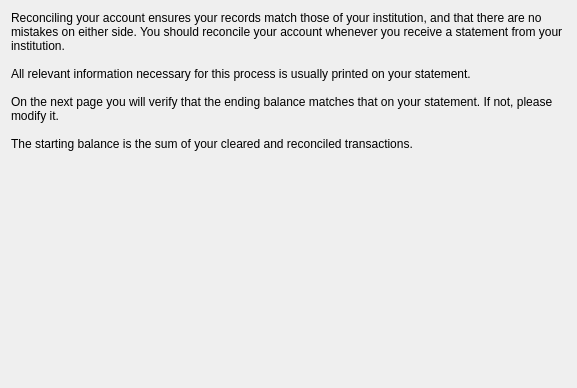
<?xml version="1.0" encoding="UTF-8"?>
<ui version="4.0">
 <class>CheckingStartWizardPageDecl</class>
 <widget class="QWizardPage" name="CheckingStartWizardPageDecl">
  <property name="geometry">
    <rect>
     <x>6</x>
     <y>34</y>
     <width>577</width>
     <height>388</height>
    </rect>
   </property>
   <attribute name="title">
    <string>General Information</string>
   </attribute>
   <layout class="QVBoxLayout">
    <property name="spacing">
     <number>6</number>
    </property>
    <property name="margin">
     <number>11</number>
    </property>
    <item>
     <widget class="QLabel" name="TextLabel6">
      <property name="text">
       <string>Reconciling your account ensures your records match those of your institution, and that there are no mistakes on either side. You should reconcile your account whenever you receive a statement from your institution.

All relevant information necessary for this process is usually printed on your statement.

On the next page you will verify that the ending balance matches that on your statement. If not, please modify it.

The starting balance is the sum of your cleared and reconciled transactions.</string>
      </property>
      <property name="alignment">
       <set>Qt::AlignTop</set>
      </property>
      <property name="wordWrap">
       <bool>true</bool>
      </property>
     </widget>
    </item>
   </layout>
 </widget>
 <resources/>
 <connections/>
 <customwidgets>
 </customwidgets>
 <tabstops>
 </tabstops>
 <buttongroups>
 </buttongroups>
</ui>
